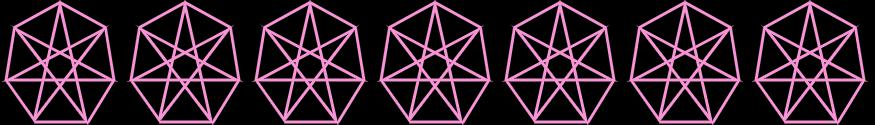

Generate this figure with Python:
from PIL import Image

scorevals = (
    [0, 0, 0, 0, 0, 0, 0],
    [1, 1, 1, 1, 1, 1, 1],
    [8, 7, 6, 5, 4, 3, 2],
    [36, 28, 21, 15, 10, 6, 3],
    [120, 84, 56, 35, 20, 10, 4],
    [330, 210, 126, 70, 35, 15, 5],
    [792, 462, 252, 126, 56, 21, 6],
    [1716, 924, 462, 210, 84, 28, 7],
    [3432, 1716, 792, 330, 120, 36, 8],
    [6435, 3003, 1287, 495, 165, 45, 9],
    [11440, 5005, 2002, 715, 220, 55, 10],
    [19448, 8008, 3003, 1001, 286, 66, 11],
    [31824, 12376, 4368, 1365, 364, 78, 12],
    [50388, 18564, 6188, 1820, 455, 91, 13],
    [77520, 27132, 8568, 2380, 560, 105, 14]
)


def calculate(num):
    global scorevals
    curval = num
    res = ""
    for place in range(0, 7):
        for compval in reversed(range(0,len(scorevals))):
            if curval < scorevals[compval][place]:
                continue
            else:
                res += str(compval) + " "
                curval = curval - scorevals[compval][place]
                break

    return res

def render(num, name):
    imgs = []
    for i in range(0,15):
        imgs.append(Image.open("images/" + str(i) + ".png"))

    renderstring = calculate(int(num)).split(" ")

    canvas = Image.new('RGB', (125*7,125))

    for item in range(0,7):
        c = 125 * item
        canvas.paste(imgs[int(renderstring[item])], (c,0))

    canvas.save(name + '.jpg')


